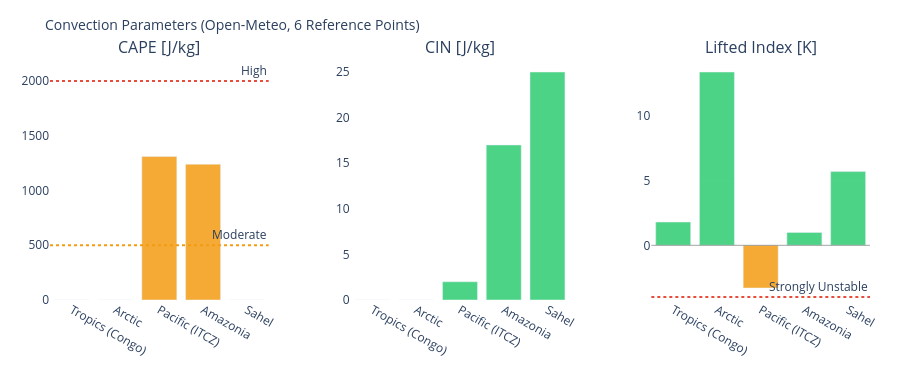

Notebook code for this chart:
### Markdown cell above
---
## 3. Visualizations

### Code cell
# ============================================================
# CAPE / CIN / LIFTED INDEX – Convection potential
# ============================================================

if not df_atm.empty:
    fig = make_subplots(
        rows=1, cols=3,
        subplot_titles=['CAPE [J/kg]', 'CIN [J/kg]', 'Lifted Index [K]'],
        horizontal_spacing=0.1
    )
    pts = df_atm['point'].tolist()
    pt_colors = ['#E85D24','#185FA5','#888780','#378ADD','#639922','#F2A623']

    # CAPE – höher = mehr Gewitterpotential
    cape_vals = df_atm['cape'].fillna(0).tolist()
    cape_colors = ['#e74c3c' if v > 2000 else '#f39c12' if v > 500 else '#2ecc71'
                   for v in cape_vals]
    fig.add_trace(go.Bar(x=pts, y=cape_vals, marker_color=cape_colors,
                         opacity=0.85, showlegend=False), row=1, col=1)
    fig.add_hline(y=2000, line_dash='dot', line_color='#e74c3c',
                  annotation_text='High', row=1, col=1)
    fig.add_hline(y=500,  line_dash='dot', line_color='#f39c12',
                  annotation_text='Moderate', row=1, col=1)

    # CIN – negativer = stärker gedeckelt (weniger Auslöse)
    cin_vals = df_atm['cin'].fillna(0).tolist()
    cin_colors = ['#e74c3c' if v < -200 else '#f39c12' if v < -50 else '#2ecc71'
                  for v in cin_vals]
    fig.add_trace(go.Bar(x=pts, y=cin_vals, marker_color=cin_colors,
                         opacity=0.85, showlegend=False), row=1, col=2)

    # Lifted Index – negativ = instabil
    li_vals = df_atm['li'].fillna(0).tolist()
    li_colors = ['#e74c3c' if v < -4 else '#f39c12' if v < 0 else '#2ecc71'
                 for v in li_vals]
    fig.add_trace(go.Bar(x=pts, y=li_vals, marker_color=li_colors,
                         opacity=0.85, showlegend=False), row=1, col=3)
    fig.add_hline(y=0, line_color='gray', line_width=0.7, row=1, col=3)
    fig.add_hline(y=-4, line_dash='dot', line_color='#e74c3c',
                  annotation_text='Strongly Unstable', row=1, col=3)

    fig.update_layout(
        title=dict(text='Convection Parameters (Open-Meteo, 6 Reference Points)', font=dict(size=14)),
        height=380, plot_bgcolor='rgba(0,0,0,0)', paper_bgcolor='rgba(0,0,0,0)',
        margin=dict(l=50, r=30, t=60, b=80)
    )
    fig.update_xaxes(tickangle=30)
    fig.show()

### Figure 1 — Plotly figure (JSON) as saved in the notebook; plotly's stock layout.template omitted (floating-point values rounded to 4 significant figures)
{"data": [{"marker": {"color": ["#2ecc71", "#2ecc71", "#f39c12", "#f39c12", "#2ecc71"]}, "opacity": 0.85, "showlegend": false, "type": "bar", "x": ["Tropics (Congo)", "Arctic", "Pacific (ITCZ)", "Amazonia", "Sahel"], "xaxis": "x", "y": [0.0, 0.0, 1310.0, 1240.0, 0.0], "yaxis": "y"}, {"marker": {"color": ["#2ecc71", "#2ecc71", "#2ecc71", "#2ecc71", "#2ecc71"]}, "opacity": 0.85, "showlegend": false, "type": "bar", "x": ["Tropics (Congo)", "Arctic", "Pacific (ITCZ)", "Amazonia", "Sahel"], "xaxis": "x2", "y": [0.0, 0.0, 2.0, 17.0, 25.0], "yaxis": "y2"}, {"marker": {"color": ["#2ecc71", "#2ecc71", "#f39c12", "#2ecc71", "#2ecc71"]}, "opacity": 0.85, "showlegend": false, "type": "bar", "x": ["Tropics (Congo)", "Arctic", "Pacific (ITCZ)", "Amazonia", "Sahel"], "xaxis": "x3", "y": [1.8, 13.4, -3.3, 1.0, 5.7], "yaxis": "y3"}], "layout": {"annotations": [{"font": {"size": 16}, "showarrow": false, "text": "CAPE [J/kg]", "x": 0.1333, "xanchor": "center", "xref": "paper", "y": 1.0, "yanchor": "bottom", "yref": "paper"}, {"font": {"size": 16}, "showarrow": false, "text": "CIN [J/kg]", "x": 0.5, "xanchor": "center", "xref": "paper", "y": 1.0, "yanchor": "bottom", "yref": "paper"}, {"font": {"size": 16}, "showarrow": false, "text": "Lifted Index [K]", "x": 0.8667, "xanchor": "center", "xref": "paper", "y": 1.0, "yanchor": "bottom", "yref": "paper"}, {"showarrow": false, "text": "High", "x": 1, "xanchor": "right", "xref": "x domain", "y": 2000, "yanchor": "bottom", "yref": "y"}, {"showarrow": false, "text": "Moderate", "x": 1, "xanchor": "right", "xref": "x domain", "y": 500, "yanchor": "bottom", "yref": "y"}, {"showarrow": false, "text": "Strongly Unstable", "x": 1, "xanchor": "right", "xref": "x3 domain", "y": -4, "yanchor": "bottom", "yref": "y3"}], "height": 380, "margin": {"b": 80, "l": 50, "r": 30, "t": 60}, "paper_bgcolor": "rgba(0,0,0,0)", "plot_bgcolor": "rgba(0,0,0,0)", "shapes": [{"line": {"color": "#e74c3c", "dash": "dot"}, "type": "line", "x0": 0, "x1": 1, "xref": "x domain", "y0": 2000, "y1": 2000, "yref": "y"}, {"line": {"color": "#f39c12", "dash": "dot"}, "type": "line", "x0": 0, "x1": 1, "xref": "x domain", "y0": 500, "y1": 500, "yref": "y"}, {"line": {"color": "gray", "width": 0.7}, "type": "line", "x0": 0, "x1": 1, "xref": "x3 domain", "y0": 0, "y1": 0, "yref": "y3"}, {"line": {"color": "#e74c3c", "dash": "dot"}, "type": "line", "x0": 0, "x1": 1, "xref": "x3 domain", "y0": -4, "y1": -4, "yref": "y3"}], "title": {"font": {"size": 14}, "text": "Convection Parameters (Open-Meteo, 6 Reference Points)"}, "xaxis": {"anchor": "y", "domain": [0.0, 0.2667], "tickangle": 30}, "xaxis2": {"anchor": "y2", "domain": [0.3667, 0.6333], "tickangle": 30}, "xaxis3": {"anchor": "y3", "domain": [0.7333, 1.0], "tickangle": 30}, "yaxis": {"anchor": "x", "domain": [0.0, 1.0]}, "yaxis2": {"anchor": "x2", "domain": [0.0, 1.0]}, "yaxis3": {"anchor": "x3", "domain": [0.0, 1.0]}}}
